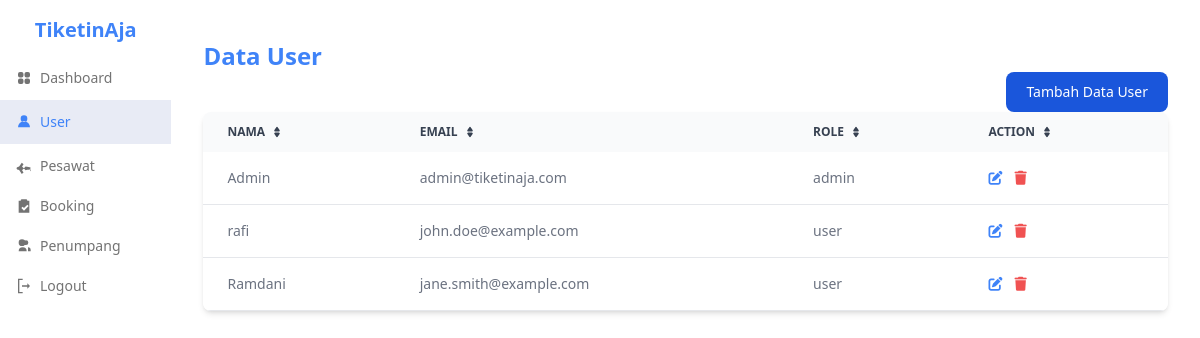
The app's page /src/views/admin/user/dashboard.php (signed in), older data.
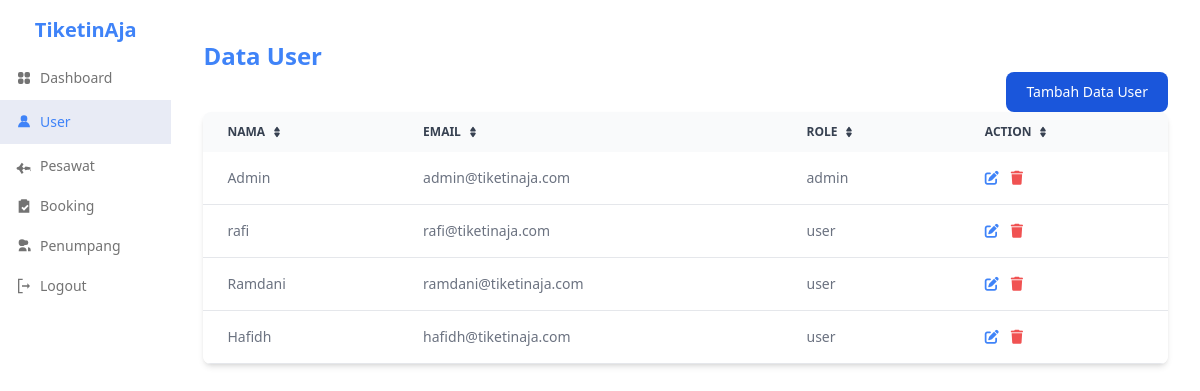
The same page, newer data.
### tables this page shows
CREATE TABLE `user` (
  `id` int(11) NOT NULL,
  `name` varchar(100) NOT NULL,
  `email` varchar(100) NOT NULL,
  `password` varchar(255) NOT NULL,
  `role` enum('admin','user') NOT NULL DEFAULT 'user'
);

### src/views/admin/user/dashboard.php (the view, shortened to what this page needs)
<?php
include "../../../config/koneksi.php";
$query = "SELECT * FROM user";
$result = mysqli_query($conn, $query);
$count = mysqli_num_rows($result);
?>
<!DOCTYPE html>
<html lang="en">
<head>
  <link href="../../../assets/css/output.css" rel="stylesheet">
  <link rel="stylesheet" href="https://cdnjs.cloudflare.com/ajax/libs/font-awesome/6.4.2/css/all.min.css">
</head>
<body>
  <div class="flex w-full ">
    <div class="flex flex-col border-neutral-100 dark:border-neutral-800 w-1/6 ">
      <div class="flex flex-col px-4 py-4 gap-2 text-center">
        <p class="font-bold text-xl text-blue-500">TiketinAja</p>
      </div>
      <div class="menu-wrapper">
        <ul class="space-y-1">
          <li>
            <a href="../dashboard.php" class="flex items-center gap-2 px-4 py-2 text-sm font-medium text-neutral-500 hover:bg-neutral-100 hover:text-neutral-700 dark:hover:bg-neutral-900 dark:hover:text-neutral-300">
              Dashboard
            </a>
          </li>
          <li>
            <a href="./dashboard.php" class="flex items-center gap-2 bg-blue-800/10 px-4 py-3 text-sm font-medium text-blue-500">
              <svg xmlns="http://www.w3.org/2000/svg" viewBox="0 0 24 24" fill="currentColor" class="size-4">
                <path fill-rule="evenodd" d="M12 2a5 5 0 1 1 0 10A5 5 0 0 1 12 2ZM3 20a8.97 8.97 0 0 1 9-9 8.97 8.97 0 0 1 9 9H3Z" clip-rule="evenodd" />
              </svg>
              User
            </a>
          </li>
          <li>
            <a href="../pesawat/dashboard.php" class="flex items-center gap-2 px-4 py-2 text-sm font-medium text-neutral-500 hover:bg-neutral-100 hover:text-neutral-700 dark:hover:bg-neutral-900 dark:hover:text-neutral-300">
              <svg xmlns="http://www.w3.org/2000/svg" viewBox="0 0 24 24" fill="currentColor" class="size-4">
                <path d="M21.6 13.8c-1.3 0-4.1-.3-7.2-1l-5.3 5.5 2.2 3.5-2.6 2.2-4-5.9-2.9-1c-.6-.3-1-1-1-1.6s.4-1.3 1-1.6l2.9-1 4-5.9 2.6 2.2-2.2 3.5 5.3 5.5c3.1-.7 5.9-1 7.2-1 .5 0 .8.3.8.8v.8c-.1.6-.4.9-.9.9z" />
              </svg>
              Pesawat
            </a>
          </li>
          <li>
            <a href="../booking/dashboard.php" class="flex items-center gap-2 px-4 py-2 text-sm font-medium text-neutral-500 hover:bg-neutral-100 hover:text-neutral-700 dark:hover:bg-neutral-900 dark:hover:text-neutral-300">
              <svg xmlns="http://www.w3.org/2000/svg" viewBox="0 0 24 24" fill="currentColor" class="size-4">
                <path d="M9 2h6a2 2 0 0 1 2 2h3v18H4V4h3a2 2 0 0 1 2-2Zm1 11-2 2 4 4 7-7-2-2-5 5-2-2Z" />
              </svg>
              Booking
            </a>
          </li>
          <li>
            <a href="../penumpang/dashboard.php" class="flex items-center gap-2 px-4 py-2 text-sm font-medium text-neutral-500 hover:bg-neutral-100 hover:text-neutral-700 dark:hover:bg-neutral-900 dark:hover:text-neutral-300">
              <svg xmlns="http://www.w3.org/2000/svg" viewBox="0 0 24 24" fill="currentColor" class="size-4">
                <path d="M9 2a5 5 0 1 1 0 10A5 5 0 0 1 9 2ZM15 3.5a3.5 3.5 0 1 1 0 7 3.5 3.5 0 0 1 0-7ZM4 20a6 6 0 1 1 12 0H4Zm14-6a4 4 0 0 1 4 4v2h-4v-6Z" />
              </svg>
              Penumpang
            </a>
          </li>
          <li>
            <a href="../logout.php" class="flex items-center gap-2 px-4 py-2 text-sm font-medium text-neutral-500 hover:bg-neutral-100 hover:text-neutral-700 dark:hover:bg-neutral-900 dark:hover:text-neutral-300">
              <svg xmlns="http://www.w3.org/2000/svg" viewBox="0 0 24 24" fill="currentColor" class="size-4">
                <path d="M10 3H5v18h5v2H3V1h7v2Zm11 9-4-4v3H9v2h8v3l4-4Z" />
              </svg>
              Logout
            </a>
          </li>
        </ul>
      </div>
    </div>
    <div class="flex flex-col w-full">
      <div class="flex flex-col py-10 px-8">
        <p class="font-bold text-2xl text-blue-500">Data User</p>
        <div class="flex justify-end">
          <button data-modal-target="create-modal" data-modal-toggle="create-modal" class="text-white bg-blue-700 hover:bg-blue-800 focus:ring-4 focus:outline-none focus:ring-blue-300 font-medium rounded-lg text-sm px-5 py-2.5 text-center dark:bg-blue-600 dark:hover:bg-blue-700 dark:focus:ring-blue-800" type="button">
            Tambah Data User
          </button>
        </div>
        <div class="relative overflow-x-auto shadow-md sm:rounded-lg">
          <table class="w-full text-sm text-left rtl:text-right text-gray-500 dark:text-gray-400">
            <thead class="text-xs text-gray-700 uppercase bg-gray-50 dark:bg-gray-700 dark:text-gray-400">
              <tr>
                <th scope="col" class="px-6 py-3">
                  <div class="flex items-center">
                    Nama
                    <a href="#"></a>
                  </div>
                </th>
                <th scope="col" class="px-6 py-3">
                  <div class="flex items-center">
                    Email
                    <a href="#"></a>
                  </div>
                </th>
                <th scope="col" class="px-6 py-3">
                  <div class="flex items-center">
                    Role
                    <a href="#"></a>
                  </div>
                </th>
                <th scope="col" class="px-6 py-3">
                  <div class="flex items-center">
                    Action
                    <a href="#"></a>
                  </div>
                </th>
              </tr>
            </thead>
            <tbody>
              <?php
              if ($count > 0) {
                while ($data = mysqli_fetch_assoc($result)) { ?>
                  <tr class="bg-white border-b dark:bg-gray-800 dark:border-gray-700">
                    <td class='px-6 py-4'><?php echo $data['name']; ?></td>
                    <td class='px-6 py-4'><?php echo $data['email']; ?></td>
                    <td class='px-6 py-4'><?php echo $data['role']; ?></td>
                    <td class='px-6 py-4 flex gap-3 w-full'>
                      <a href="edit.php?id=<?php echo $data['id']; ?>" class="text-blue-500"><i class="fas fa-edit"></i></a>
                      <a href='delete.php?id=<?php echo $data['id']; ?>' onclick='return confirm("Yakin ingin menghapus?")' class="text-red-500"><i class="fas fa-trash"></i></a>
                    </td>
                  </tr>
              <?php  }
              } else {
                echo "<tr>
                                    <td colspan='9' align='center' height='20'>
                                      <div> Belum ada data Mahasiswa </div>
                                    </td>
                                </tr>";
              }
              ?>
            </tbody>
          </table>
        </div>
      </div>
    </div>
  </div>
</body>
</html>

Row changes from the older to the newer data that the page shows:
changed user "rafi": email "john.doe@example.com" → "rafi@tiketinaja.com"
changed user "Ramdani": email "jane.smith@example.com" → "ramdani@tiketinaja.com"
added user: name "Hafidh", email "hafidh@tiketinaja.com", role "user"
